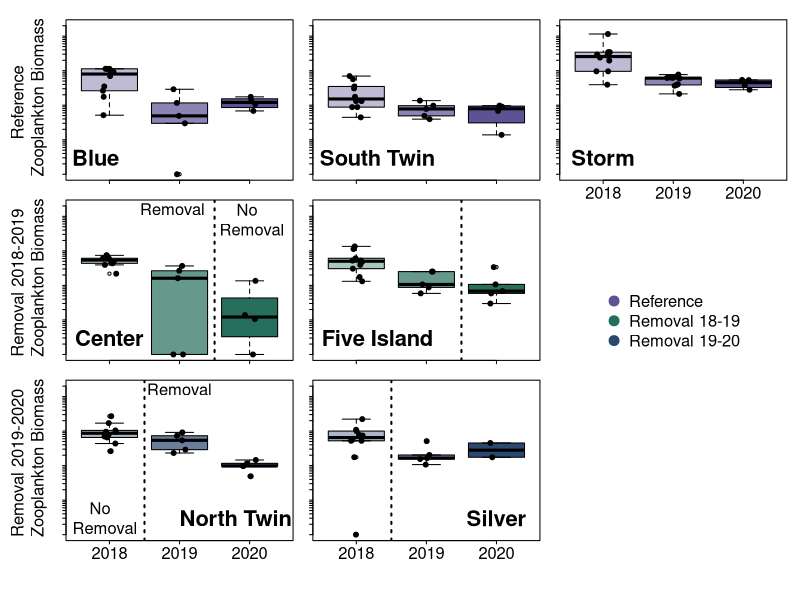

Write R code to recreate this figure. (Note: this script raises an error after producing the figure.)
# Read in the relevant data and packages
# ========= PACKAGES ========== #
if (!require(tidyverse)) install.packages('tidyverse')
library(tidyverse)

# Load in data # 
full_miv = read_csv('18_20_carp_mivs.csv')
full_miv

# Macroinvertebrate Density Time-Series #=======================
# Present by lake and year # 

# ========= PLOTTING COLORS ===== # 
# Color gradation # 
black18 = rgb(0,0,0, max = 255, alpha = 100)
black19 = rgb(0,0,0, max = 255, alpha = 180)
black20 = rgb(0,0,0, max = 255, alpha = 255)

# Reference - no removal # Blue, South Twin, Storm
ref_col_18 = rgb(91, 83, 147, max = 255, alpha = 100) 
ref_col_19 = rgb(91, 83, 147, max = 255, alpha = 180)
ref_col_20 = rgb(91, 83, 147, max = 255, alpha = 255)

# null, removal, removal # North Twin, Silver
nrr_col_18 = rgb(43, 73, 112, max = 255, alpha = 100) 
nrr_col_19 = rgb(43, 73, 112, max = 255, alpha = 180)
nrr_col_20 = rgb(43, 73, 112, max = 255, alpha = 255)

# removal, removal, null # Center, Five Island 
rrn_col_18 = rgb(37, 111, 92, max = 255, alpha = 100) 
rrn_col_19 = rgb(37, 111, 92, max = 255, alpha = 180)
rrn_col_20 = rgb(37, 111, 92, max = 255, alpha = 255)

# transparent 
transparent = rgb(255,255,255, max=255, alpha = 0)

# MIV by lake and year # 

# zoop by lake (easier to apply LOESS fit if separated) #
miv_samplesum = full_miv %>%
  group_by(lake, year, sample) %>%
  summarize(sum_dens = sum(density)) %>%
  ungroup() %>%
  mutate(sum_dens = sum_dens+1)
miv_samplesum 

miv_samplesum$lake = as.character(miv_samplesum$lake)
miv_samplesum$lake[miv_samplesum$lake == '12'] <- 'Blue'
miv_samplesum$lake[miv_samplesum$lake == '19'] <- 'Center' 
miv_samplesum$lake[miv_samplesum$lake == '36'] <- 'Five.Island' 
miv_samplesum$lake[miv_samplesum$lake == '90'] <- 'North.Twin'
miv_samplesum$lake[miv_samplesum$lake == '105'] <- 'Silver'
miv_samplesum$lake[miv_samplesum$lake == '113'] <- 'Storm'
miv_samplesum$lake[miv_samplesum$lake == '406'] <- 'South.Twin'
miv_samplesum


blue = miv_samplesum %>%
  filter(lake == 'Blue')
center = miv_samplesum %>%
  filter(lake == 'Center')
five.island = miv_samplesum %>%
  filter(lake == 'Five.Island')
north.twin = miv_samplesum %>%
  filter(lake == 'North.Twin') 
silver = miv_samplesum %>%
  filter(lake == 'Silver')
storm = miv_samplesum %>%
  filter(lake == 'Storm')
south.twin = miv_samplesum %>%
  filter(lake == 'South.Twin')

set.seed(55)

# Combine MIV plots into one array #==========================

# Window for checking plot 
windows(height = 6, width = 8) 

# Will create plot in whatever file path you set  
#pdf(file = "C:/Users/tjbut/Box Sync/Butts_Dissertation/Hort Chapter/Figures/Hort_Figure3.pdf", 
# height = 8, 
#width = 6)

# Set dimensions for figure array # 
par(mfrow =c(3,3), mar = c(0.5,1,1,0.5), oma = c(4,4,.5,.5))
par(tcl = -0.25)
par(mgp = c(2, 0.6, 0))

## Zooplankton Final plot ========================

# Reference #==========================
#Blue Lake 
boxplot(log(sum_dens)~year, data = blue, ylim = c(log(1), log(20000)), 
        yaxt = 'n', col=c(ref_col_18, ref_col_19, ref_col_20), 
        ylab = 'MIV Density', col.axis = transparent, 
        cex.axis = 1.5)
#Add data points 
stripchart(log(sum_dens)~year, vertical = TRUE, data = blue, 
           method = 'jitter', add = TRUE, pch = 20, col = 'black', cex = 1.5)
axis(side=2,
     at=c(log(1), log(2), log(3), log(4), log(5), log(6), log(7), log(8), log(9), log(10), 
          log(20), log(30), log(40),log(50),log(60),log(70),log(80),log(90), log(100), 
          log(200), log(300),log(400),log(500),log(600),log(700),log(800), log(900), log(1000),
          log(2000), log(3000), log(4000), log(5000), log(6000), log(7000), log(8000), log(9000),
          log(10000), log(20000)), #Where the tick marks should be drawn
     labels = c('','','','','','', '','','','10','','','','','','','','', '100',
                '','','','','','','','', '1000','','','','','','','','','10000',''),
     las=0) 
mtext(side=2, 'Reference \n Zooplankton Biomass', line = 1.5)
text(0.8, log(3), 'Blue', font=2, cex =2)

#South Twin
boxplot(log(sum_dens)~year, data = south.twin, ylim = c(log(1), log(20000)), 
        yaxt = 'n', col=c(ref_col_18, ref_col_19, ref_col_20), 
        ylab = 'MIV Density', col.axis = transparent, 
        cex.axis = 1.5)
#Add data points 
stripchart(log(sum_dens)~year, vertical = TRUE, data = south.twin, 
           method = 'jitter', add = TRUE, pch = 20, col = 'black', cex = 1.5)
axis(side=2,
     at=c(log(1), log(2), log(3), log(4), log(5), log(6), log(7), log(8), log(9), log(10), 
          log(20), log(30), log(40),log(50),log(60),log(70),log(80),log(90), log(100), 
          log(200), log(300),log(400),log(500),log(600),log(700),log(800), log(900), log(1000),
          log(2000), log(3000), log(4000), log(5000), log(6000), log(7000), log(8000), log(9000),
          log(10000), log(20000)), #Where the tick marks should be drawn
     labels = c('','','','','','', '','','','10','','','','','','','','', '100',
                '','','','','','','','', '1000','','','','','','','','','10000',''),
     las=0) 
text(1.3, log(3), 'South Twin', font=2, cex =2)

#Storm 
boxplot(log(sum_dens)~year, data = storm, ylim = c(log(1), log(20000)), 
        yaxt = 'n', col=c(ref_col_18, ref_col_19, ref_col_20), 
        ylab = '',  
        cex.axis = 1.5)
#Add data points 
stripchart(log(sum_dens)~year, vertical = TRUE, data = storm, 
           method = 'jitter', add = TRUE, pch = 20, col = 'black', cex = 1.5)
axis(side=2,
     at=c(log(1), log(2), log(3), log(4), log(5), log(6), log(7), log(8), log(9), log(10), 
          log(20), log(30), log(40),log(50),log(60),log(70),log(80),log(90), log(100), 
          log(200), log(300),log(400),log(500),log(600),log(700),log(800), log(900), log(1000),
          log(2000), log(3000), log(4000), log(5000), log(6000), log(7000), log(8000), log(9000),
          log(10000), log(20000)), #Where the tick marks should be drawn
     labels = c('','','','','','', '','','','10','','','','','','','','', '100',
                '','','','','','','','', '1000','','','','','','','','','10000',''),
     las=0) 
text(1, log(3), 'Storm', font=2, cex =2)

# Removal, Removal, Null #============================

#Center
boxplot(log(sum_dens)~year, data = center, ylim = c(log(1), log(20000)), 
        yaxt = 'n', col=c(rrn_col_18, rrn_col_19, rrn_col_20), 
        ylab = '', col.axis = transparent, 
        cex.axis = 1.5)
#Add data points 
stripchart(log(sum_dens)~year, vertical = TRUE, data = center, 
           method = 'jitter', add = TRUE, pch = 20, col = 'black', cex = 1.5)
axis(side=2,
     at=c(log(1), log(2), log(3), log(4), log(5), log(6), log(7), log(8), log(9), log(10), 
          log(20), log(30), log(40),log(50),log(60),log(70),log(80),log(90), log(100), 
          log(200), log(300),log(400),log(500),log(600),log(700),log(800), log(900), log(1000),
          log(2000), log(3000), log(4000), log(5000), log(6000), log(7000), log(8000), log(9000),
          log(10000), log(20000)), #Where the tick marks should be drawn
     labels = c('','','','','','', '','','','10','','','','','','','','', '100',
                '','','','','','','','', '1000','','','','','','','','','10000',''),
     las=0) 
text(1, log(3), 'Center', font=2, cex =2)
mtext(side=2, 'Removal 2018-2019 \n Zooplankton Biomass', line = 1.5)
abline(v=2.5, lwd = 2, lty=3)
text(1.9, log(16000), 'Removal', cex=1.5)
text(3, log(8000), 'No \n Removal', cex=1.5)

#Five Island
boxplot(log(sum_dens)~year, data = five.island, ylim = c(log(1), log(20000)), 
        yaxt = 'n', col=c(rrn_col_18, rrn_col_19, rrn_col_20), 
        ylab = '', col.axis = transparent, 
        cex.axis = 1.5)
#Add data points 
stripchart(log(sum_dens)~year, vertical = TRUE, data = five.island, 
           method = 'jitter', add = TRUE, pch = 20, col = 'black', cex = 1.5)
axis(side=2,
     at=c(log(1), log(2), log(3), log(4), log(5), log(6), log(7), log(8), log(9), log(10), 
          log(20), log(30), log(40),log(50),log(60),log(70),log(80),log(90), log(100), 
          log(200), log(300),log(400),log(500),log(600),log(700),log(800), log(900), log(1000),
          log(2000), log(3000), log(4000), log(5000), log(6000), log(7000), log(8000), log(9000),
          log(10000), log(20000)), #Where the tick marks should be drawn
     labels = c('','','','','','', '','','','10','','','','','','','','', '100',
                '','','','','','','','', '1000','','','','','','','','','10000',''),
     las=0) 
text(1.3, log(3), 'Five Island', font=2, cex =2)
abline(v=2.5, lwd = 2, lty=3)

#empty plot 
plot(1, type = "n", xlab = "", yaxt = 'n', xaxt='n',
     ylab = "", xlim = c(0, 5), 
     ylim = c(0, 5), col.axis = transparent, bty = 'n')
legend('bottom', legend = c('Reference',  'Removal 18-19', 'Removal 19-20'), pch=20, pt.cex=3, 
       cex=1.5, bty='n', col=c(ref_col_20, rrn_col_20, nrr_col_20))

# Null, Removal, Removal #============================

#North Twin
boxplot(log(sum_dens)~year, data = north.twin, ylim = c(log(1), log(20000)), 
        yaxt = 'n', col=c(nrr_col_18, nrr_col_19, nrr_col_20), 
        ylab = '',  
        cex.axis = 1.5)
#Add data points 
stripchart(log(sum_dens)~year, vertical = TRUE, data = north.twin, 
           method = 'jitter', add = TRUE, pch = 20, col = 'black', cex = 1.5)
axis(side=2,
     at=c(log(1), log(2), log(3), log(4), log(5), log(6), log(7), log(8), log(9), log(10), 
          log(20), log(30), log(40),log(50),log(60),log(70),log(80),log(90), log(100), 
          log(200), log(300),log(400),log(500),log(600),log(700),log(800), log(900), log(1000),
          log(2000), log(3000), log(4000), log(5000), log(6000), log(7000), log(8000), log(9000),
          log(10000), log(20000)), #Where the tick marks should be drawn
     labels = c('','','','','','', '','','','10','','','','','','','','', '100',
                '','','','','','','','', '1000','','','','','','','','','10000',''),
     las=0) 
text(2.8, log(3), 'North Twin', font=2, cex =2)
abline(v=1.5, lwd = 2, lty=3)
mtext(side=2, 'Removal 2019-2020 \n Zooplankton Biomass', line = 1.5)
text(0.9, log(3), 'No \n Removal', cex=1.5)
text(2, log(16000), 'Removal', cex=1.5)

#Silver
boxplot(log(sum_dens)~year, data = silver, ylim = c(log(1), log(20000)), 
        yaxt = 'n', col=c(nrr_col_18, nrr_col_19, nrr_col_20), 
        ylab = '',  
        cex.axis = 1.5)
#Add data points 
stripchart(log(sum_dens)~year, vertical = TRUE, data = silver, 
           method = 'jitter', add = TRUE, pch = 20, col = 'black', cex = 1.5)
axis(side=2,
     at=c(log(1), log(2), log(3), log(4), log(5), log(6), log(7), log(8), log(9), log(10), 
          log(20), log(30), log(40),log(50),log(60),log(70),log(80),log(90), log(100), 
          log(200), log(300),log(400),log(500),log(600),log(700),log(800), log(900), log(1000),
          log(2000), log(3000), log(4000), log(5000), log(6000), log(7000), log(8000), log(9000),
          log(10000), log(20000)), #Where the tick marks should be drawn
     labels = c('','','','','','', '','','','10','','','','','','','','', '100',
                '','','','','','','','', '1000','','','','','','','','','10000',''),
     las=0) 
text(3, log(3), 'Silver', font=2, cex =2)
abline(v=1.5, lwd = 2, lty=3)

#empty plot 
plot(1, type = "n", xlab = "", yaxt = 'n', xaxt='n',
     ylab = "", xlim = c(0, 5), 
     ylim = c(0, 5), col.axis = transparent, bty = 'n')

# Macroinvertebrate Community Composition #===========================
miv_avg = full_miv %>% 
  group_by(lake, year, taxa) %>%
  summarize(samp_avg = mean(density)) %>% 
  ungroup()
miv_avg  

# Create a wide data frame
miv_ord = miv_avg %>% 
  select(lake,  year, taxa, samp_avg) %>%
  pivot_wider(id_cols = c(lake, year), 
              names_from = taxa, 
              values_from = samp_avg)
miv_ord

miv_ord$lake = as.character(miv_ord$lake)
miv_ord$lake[miv_ord$lake == '12'] <- 'Blue'
miv_ord$lake[miv_ord$lake == '19'] <- 'Center' 
miv_ord$lake[miv_ord$lake == '36'] <- 'Five.Island' 
miv_ord$lake[miv_ord$lake == '90'] <- 'North.Twin'
miv_ord$lake[miv_ord$lake == '105'] <- 'Silver'
miv_ord$lake[miv_ord$lake == '113'] <- 'Storm'
miv_ord$lake[miv_ord$lake == '406'] <- 'South.Twin'
miv_ord

# Replace NAs with 0 # 
miv_ord[is.na(miv_ord)] <- 0
miv_ord

# Remove columns that sum to zero 
miv_ord_select = miv_ord[, 3:26] %>% select_if(colSums(.) !=0)
miv_ord_select

# Run nMDS with full community data # 
# Convert data into a matrix for the nMDS # 
miv_ord_m = as.matrix(miv_ord_select)

# Perform a data transformation to give low weights to 'species' with low biomass and many zeros # 
miv_hell = decostand(miv_ord_m, method = 'hellinger')

graphics.off()

# Run nmds # ===================================
# Generally, stress < 0.05 provides an excellent representation in reduced 
# dimensions, < 0.1 is great, < 0.2 is good, and stress > 0.3 provides a poor representation
miv_nmds = metaMDS(miv_hell, k=2,trymax=100, distance='bray') 
miv_nmds # Stress is 0.13, decent
stressplot(miv_nmds) # Pretty low scatter, good fit  
plot(miv_nmds) # Check it out

ordiplot(miv_nmds, type='n')
orditorp(miv_nmds, display='species') # Remember Calanoids and Large Cladocera are on the right 

# Extract nMDS scores (x and y coordinates, for better plotting)
dat = scores(miv_nmds)
data.scores = as.data.frame(dat$sites)

# Add columns to the data frame from original data 
data.scores$lake = miv_ord$lake # pull pond ID identifier
data.scores$year = miv_ord$year # pull year
head(data.scores)

# Create a factor with levels 
data.scores$lake = factor(data.scores$lake, levels = c('Blue', 'South.Twin', 'Storm', 'Center', 'Five.Island', 
                                                       'North.Twin', 'Silver')) 
data.scores$year = factor(data.scores$year, levels = c('2018', '2019', '2020'))

# Reference - no removal # Blue, South Twin, Storm
ref_col_18 = rgb(91, 83, 147, max = 255, alpha = 100) 
ref_col_19 = rgb(91, 83, 147, max = 255, alpha = 180)
ref_col_20 = rgb(91, 83, 147, max = 255, alpha = 255)

# null, removal, removal # North Twin, Silver
nrr_col_18 = rgb(43, 73, 112, max = 255, alpha = 100) 
nrr_col_19 = rgb(43, 73, 112, max = 255, alpha = 180)
nrr_col_20 = rgb(43, 73, 112, max = 255, alpha = 255)

# removal, removal, null # Center, Five Island 
rrn_col_18 = rgb(37, 111, 92, max = 255, alpha = 100) 
rrn_col_19 = rgb(37, 111, 92, max = 255, alpha = 180)
rrn_col_20 = rgb(37, 111, 92, max = 255, alpha = 255)

# Plot nMDS can use base R or ggplot, using ggplot here for now # 
if (!require(ggplot2)) install.packages('ggplot2')
library(ggplot2)

xx = ggplot(data.scores, aes(x=NMDS1, y=NMDS2)) +
  geom_point(size = 4, aes(shape=year,color=lake)) + # plot points 
  #geom_text(x=0.75,y=0.9, label='Stress = 0.152', size=8) + # place stress value
  theme(axis.text.y = element_text(colour = "black", 
                                   size = 12, 
                                   face = "bold"), # y-axis text
        axis.text.x = element_text(colour = "black", 
                                   face = "bold", 
                                   size = 12), # x-axis text
        legend.text = element_text(size = 12, 
                                   face ="bold", 
                                   colour ="black"), # legend text (doesn't appear in figure)
        axis.title.y = element_text(face = "bold", size = 14), # Remove any legend, will build below
        axis.title.x = element_text(face = "bold", size = 14, colour = "black"), # axis title 
        legend.title = element_text(size = 14, colour = "black", face = "bold"), # legend title (doesn't appear in figure)
        panel.background = element_blank(), panel.border = element_rect(colour = "black", fill = NA, size = 1.2), # Blank background
        legend.key=element_blank()) + 
  scale_color_manual(values = c(ref_col_20, ref_col_19, ref_col_18, rrn_col_20, rrn_col_19, nrr_col_20, nrr_col_19)) + 
  labs(x='NMDS1', shape='year', y='NMDS2') 
xx
windows(height=6,width=6)
xx # plot the figure 

# MIV Community Composition - by lake #========================= 

## Don't Average by Sample ## 
 
full_miv

# Create a wide data frame
miv_ord = full_miv %>% 
  select(lake,  year, taxa, sample, density) %>%
  pivot_wider(id_cols = c(lake, year, sample), 
              names_from = taxa, 
              values_from = density)
miv_ord

miv_ord$lake = as.character(miv_ord$lake)
miv_ord$lake[miv_ord$lake == '12'] <- 'Blue'
miv_ord$lake[miv_ord$lake == '19'] <- 'Center' 
miv_ord$lake[miv_ord$lake == '36'] <- 'Five.Island' 
miv_ord$lake[miv_ord$lake == '90'] <- 'North.Twin'
miv_ord$lake[miv_ord$lake == '105'] <- 'Silver'
miv_ord$lake[miv_ord$lake == '113'] <- 'Storm'
miv_ord$lake[miv_ord$lake == '406'] <- 'South.Twin'
miv_ord

# Replace NAs with 0 # 
miv_ord[is.na(miv_ord)] <- 0
miv_ord

# Split by Lake 
## Reference ##
blue_ord = miv_ord %>%
  filter(lake == 'Blue')
south.twin_ord = miv_ord %>%
  filter(lake == 'South.Twin')
storm_ord = miv_ord %>%
  filter(lake == 'Storm')
## RRN ## 
center_ord = miv_ord %>%
  filter(lake == 'Center')
five.island_ord = miv_ord %>%
  filter(lake == 'Five.Island')
## NRR ##
north.twin_ord = miv_ord %>%
  filter(lake == 'North.Twin')
silver_ord = miv_ord %>%
  filter(lake == 'Silver')

# Blue # 
# Remove columns that sum to zero 
blue_ord_select = blue_ord[, 4:27] %>% select_if(colSums(.) !=0)
blue_ord_select

# Run nMDS with full community data # 
# Convert data into a matrix for the nMDS # 
blue_ord_m = as.matrix(blue_ord_select)

# Perform a data transformation to give low weights to 'species' with low biomass and many zeros # 
blue_hell = decostand(blue_ord_m, method = 'hellinger')

# Run nmds # ===================================
# Generally, stress < 0.05 provides an excellent representation in reduced 
# dimensions, < 0.1 is great, < 0.2 is good, and stress > 0.3 provides a poor representation
blue_nmds = metaMDS(blue_hell, k=2,trymax=1000, distance='bray') 
blue_nmds # Stress is 0.13, decent

stressplot(blue_nmds) # Pretty low scatter, good fit  
plot(blue_nmds) # Check it out

ordiplot(blue_nmds, type='n')
orditorp(blue_nmds, display='species') # Remember Calanoids and Large Cladocera are on the right 

# Extract nMDS scores (x and y coordinates, for better plotting)
dat = scores(blue_nmds)
data.scores = as.data.frame(dat$sites)

# Add columns to the data frame from original data 
data.scores$lake = blue_ord$lake # pull pond ID identifier
data.scores$season = blue_ord$season # pull season
data.scores$year = blue_ord$year # pull year
head(data.scores)

# Create a factor with levels 
data.scores$lake = factor(data.scores$lake, levels = c('Blue', 'South.Twin', 'Storm', 'Center', 'Five.Island', 
                                                       'North.Twin', 'Silver')) 
data.scores$year = factor(data.scores$year, levels = c('2018', '2019', '2020'))

# Plot nMDS can use base R or ggplot, using ggplot here for now # 
if (!require(ggplot2)) install.packages('ggplot2')
library(ggplot2)

blue_xx = ggplot(data.scores, aes(x=NMDS1, y=NMDS2)) +
  geom_point(size = 4, aes(color=year)) + # plot points 
  #geom_text(x=0.75,y=0.9, label='Stress = 0.152', size=8) + # place stress value
  theme(axis.text.y = element_text(colour = "black", 
                                   size = 12, 
                                   face = "bold"), # y-axis text
        axis.text.x = element_text(colour = "black", 
                                   face = "bold", 
                                   size = 12), # x-axis text
        legend.text = element_text(size = 12, 
                                   face ="bold", 
                                   colour ="black"), # legend text (doesn't appear in figure)
        axis.title.y = element_text(face = "bold", size = 14), # Remove any legend, will build below
        axis.title.x = element_text(face = "bold", size = 14, colour = "black"), # axis title 
        legend.title = element_text(size = 14, colour = "black", face = "bold"), # legend title (doesn't appear in figure)
        panel.background = element_blank(), panel.border = element_rect(colour = "black", fill = NA, size = 1.2), # Blank background
        legend.key=element_blank()) + 
  scale_color_manual(values = c(ref_col_20, ref_col_18, 'gray60')) + 
  labs(x='NMDS1', shape='year', y='NMDS2') 
blue_xx

# South Twin # 
# Remove columns that sum to zero 
south.twin_ord_select = south.twin_ord[, 5:49] %>% select_if(colSums(.) !=0)
south.twin_ord_select

# Run nMDS with full community data # 
# Convert data into a matrix for the nMDS # 
south.twin_ord_m = as.matrix(south.twin_ord_select)

# Perform a data transformation to give low weights to 'species' with low biomass and many zeros # 
south.twin_hell = decostand(south.twin_ord_m, method = 'hellinger')

# Run nmds # ===================================
# Generally, stress < 0.05 provides an excellent representation in reduced 
# dimensions, < 0.1 is great, < 0.2 is good, and stress > 0.3 provides a poor representation
south.twin_nmds = metaMDS(south.twin_hell, k=2,trymax=100, distance='bray') 
south.twin_nmds # Stress is 0.13, decent
stressplot(south.twin_nmds) # Pretty low scatter, good fit  
plot(south.twin_nmds) # Check it out

ordiplot(south.twin_nmds, type='n')
orditorp(south.twin_nmds, display='species') # Remember Calanoids and Large Cladocera are on the right 

# Extract nMDS scores (x and y coordinates, for better plotting)
dat = scores(south.twin_nmds)
data.scores = as.data.frame(dat$sites)

# Add columns to the data frame from original data 
data.scores$lake = south.twin_ord$lake # pull pond ID identifier
data.scores$season = south.twin_ord$season # pull season
data.scores$year = south.twin_ord$year # pull year
head(data.scores)

# Create a factor with levels 
data.scores$lake = factor(data.scores$lake, levels = c('Blue', 'South.Twin', 'Storm', 'Center', 'Five.Island', 
                                                       'North.Twin', 'Silver')) 
data.scores$year = factor(data.scores$year, levels = c('2018', '2019', '2020'))

# Plot nMDS can use base R or ggplot, using ggplot here for now # 
if (!require(ggplot2)) install.packages('ggplot2')
library(ggplot2)

south.twin_xx = ggplot(data.scores, aes(x=NMDS1, y=NMDS2)) +
  geom_point(size = 4, aes(shape=season,color=year)) + # plot points 
  #geom_text(x=0.75,y=0.9, label='Stress = 0.152', size=8) + # place stress value
  theme(axis.text.y = element_text(colour = "black", 
                                   size = 12, 
                                   face = "bold"), # y-axis text
        axis.text.x = element_text(colour = "black", 
                                   face = "bold", 
                                   size = 12), # x-axis text
        legend.text = element_text(size = 12, 
                                   face ="bold", 
                                   colour ="black"), # legend text (doesn't appear in figure)
        axis.title.y = element_text(face = "bold", size = 14), # Remove any legend, will build below
        axis.title.x = element_text(face = "bold", size = 14, colour = "black"), # axis title 
        legend.title = element_text(size = 14, colour = "black", face = "bold"), # legend title (doesn't appear in figure)
        panel.background = element_blank(), panel.border = element_rect(colour = "black", fill = NA, size = 1.2), # Blank background
        legend.key=element_blank()) + 
  scale_color_manual(values = c(ref_col_20, ref_col_18, 'gray60')) + 
  labs(x='NMDS1', shape='year', y='NMDS2') 
south.twin_xx

# Storm # 
# Remove columns that sum to zero 
storm_ord_select = storm_ord[, 5:49] %>% select_if(colSums(.) !=0)
storm_ord_select

# Run nMDS with full community data # 
# Convert data into a matrix for the nMDS # 
storm_ord_m = as.matrix(storm_ord_select)

# Perform a data transformation to give low weights to 'species' with low biomass and many zeros # 
storm_hell = decostand(storm_ord_m, method = 'hellinger')

# Run nmds # ===================================
# Generally, stress < 0.05 provides an excellent representation in reduced 
# dimensions, < 0.1 is great, < 0.2 is good, and stress > 0.3 provides a poor representation
storm_nmds = metaMDS(storm_hell, k=2,trymax=100, distance='bray') 
storm_nmds # Stress is 0.13, decent
stressplot(storm_nmds) # Pretty low scatter, good fit  
plot(storm_nmds) # Check it out

ordiplot(storm_nmds, type='n')
orditorp(storm_nmds, display='species') # Remember Calanoids and Large Cladocera are on the right 

# Extract nMDS scores (x and y coordinates, for better plotting)
dat = scores(storm_nmds)
data.scores = as.data.frame(dat$sites)

# Add columns to the data frame from original data 
data.scores$lake = storm_ord$lake # pull pond ID identifier
data.scores$season = storm_ord$season # pull season
data.scores$year = storm_ord$year # pull year
head(data.scores)

# Create a factor with levels 
data.scores$lake = factor(data.scores$lake, levels = c('Blue', 'South.Twin', 'Storm', 'Center', 'Five.Island', 
                                                       'North.Twin', 'Silver')) 
data.scores$year = factor(data.scores$year, levels = c('2018', '2019', '2020'))

# Plot nMDS can use base R or ggplot, using ggplot here for now # 
if (!require(ggplot2)) install.packages('ggplot2')
library(ggplot2)

storm_xx = ggplot(data.scores, aes(x=NMDS1, y=NMDS2)) +
  geom_point(size = 4, aes(shape=season,color=year)) + # plot points 
  #geom_text(x=0.75,y=0.9, label='Stress = 0.152', size=8) + # place stress value
  theme(axis.text.y = element_text(colour = "black", 
                                   size = 12, 
                                   face = "bold"), # y-axis text
        axis.text.x = element_text(colour = "black", 
                                   face = "bold", 
                                   size = 12), # x-axis text
        legend.text = element_text(size = 12, 
                                   face ="bold", 
                                   colour ="black"), # legend text (doesn't appear in figure)
        axis.title.y = element_text(face = "bold", size = 14), # Remove any legend, will build below
        axis.title.x = element_text(face = "bold", size = 14, colour = "black"), # axis title 
        legend.title = element_text(size = 14, colour = "black", face = "bold"), # legend title (doesn't appear in figure)
        panel.background = element_blank(), panel.border = element_rect(colour = "black", fill = NA, size = 1.2), # Blank background
        legend.key=element_blank()) + 
  scale_color_manual(values = c(ref_col_20, ref_col_18, 'gray60')) + 
  labs(x='NMDS1', shape='year', y='NMDS2') 
storm_xx

# Center # 
# Remove columns that sum to zero 
center_ord_select = center_ord[, 5:49] %>% select_if(colSums(.) !=0)
center_ord_select

# Run nMDS with full community data # 
# Convert data into a matrix for the nMDS # 
center_ord_m = as.matrix(center_ord_select)

# Perform a data transformation to give low weights to 'species' with low biomass and many zeros # 
center_hell = decostand(center_ord_m, method = 'hellinger')

# Run nmds # ===================================
# Generally, stress < 0.05 provides an excellent representation in reduced 
# dimensions, < 0.1 is great, < 0.2 is good, and stress > 0.3 provides a poor representation
center_nmds = metaMDS(center_hell, k=2,trymax=100, distance='bray') 
center_nmds # Stress is 0.13, decent
stressplot(center_nmds) # Pretty low scatter, good fit  
plot(center_nmds) # Check it out

ordiplot(center_nmds, type='n')
orditorp(center_nmds, display='species') # Remember Calanoids and Large Cladocera are on the right 

# Extract nMDS scores (x and y coordinates, for better plotting)
dat = scores(center_nmds)
data.scores = as.data.frame(dat$sites)

# Add columns to the data frame from original data 
data.scores$lake = center_ord$lake # pull pond ID identifier
data.scores$season = center_ord$season # pull season
data.scores$year = center_ord$year # pull year
head(data.scores)

# Create a factor with levels 
data.scores$lake = factor(data.scores$lake, levels = c('Blue', 'South.Twin', 'Storm', 'Center', 'Five.Island', 
                                                       'North.Twin', 'Silver')) 
data.scores$year = factor(data.scores$year, levels = c('2018', '2019', '2020'))

# Plot nMDS can use base R or ggplot, using ggplot here for now # 
if (!require(ggplot2)) install.packages('ggplot2')
library(ggplot2)

center_xx = ggplot(data.scores, aes(x=NMDS1, y=NMDS2)) +
  geom_point(size = 4, aes(shape=season,color=year)) + # plot points 
  #geom_text(x=0.75,y=0.9, label='Stress = 0.152', size=8) + # place stress value
  theme(axis.text.y = element_text(colour = "black", 
                                   size = 12, 
                                   face = "bold"), # y-axis text
        axis.text.x = element_text(colour = "black", 
                                   face = "bold", 
                                   size = 12), # x-axis text
        legend.text = element_text(size = 12, 
                                   face ="bold", 
                                   colour ="black"), # legend text (doesn't appear in figure)
        axis.title.y = element_text(face = "bold", size = 14), # Remove any legend, will build below
        axis.title.x = element_text(face = "bold", size = 14, colour = "black"), # axis title 
        legend.title = element_text(size = 14, colour = "black", face = "bold"), # legend title (doesn't appear in figure)
        panel.background = element_blank(), panel.border = element_rect(colour = "black", fill = NA, size = 1.2), # Blank background
        legend.key=element_blank()) + 
  scale_color_manual(values = c(rrn_col_20, rrn_col_19, 'gray60')) + 
  labs(x='NMDS1', shape='year', y='NMDS2') 
center_xx

# Five Island # 
# Remove columns that sum to zero 
five.island_ord_select = five.island_ord[, 5:49] %>% select_if(colSums(.) !=0)
five.island_ord_select

# Run nMDS with full community data # 
# Convert data into a matrix for the nMDS # 
five.island_ord_m = as.matrix(five.island_ord_select)

# Perform a data transformation to give low weights to 'species' with low biomass and many zeros # 
five.island_hell = decostand(five.island_ord_m, method = 'hellinger')

# Run nmds # ===================================
# Generally, stress < 0.05 provides an excellent representation in reduced 
# dimensions, < 0.1 is great, < 0.2 is good, and stress > 0.3 provides a poor representation
five.island_nmds = metaMDS(five.island_hell, k=2,trymax=100, distance='bray') 
five.island_nmds # Stress is 0.13, decent
stressplot(five.island_nmds) # Pretty low scatter, good fit  
plot(five.island_nmds) # Check it out

ordiplot(five.island_nmds, type='n')
orditorp(five.island_nmds, display='species') # Remember Calanoids and Large Cladocera are on the right 

# Extract nMDS scores (x and y coordinates, for better plotting)
dat = scores(five.island_nmds)
data.scores = as.data.frame(dat$sites)

# Add columns to the data frame from original data 
data.scores$lake = five.island_ord$lake # pull pond ID identifier
data.scores$season = five.island_ord$season # pull season
data.scores$year = five.island_ord$year # pull year
head(data.scores)

# Create a factor with levels 
data.scores$lake = factor(data.scores$lake, levels = c('Blue', 'South.Twin', 'Storm', 'Center', 'Five.Island', 
                                                       'North.Twin', 'Silver')) 
data.scores$year = factor(data.scores$year, levels = c('2018', '2019', '2020'))

# Plot nMDS can use base R or ggplot, using ggplot here for now # 
if (!require(ggplot2)) install.packages('ggplot2')
library(ggplot2)

five.island_xx = ggplot(data.scores, aes(x=NMDS1, y=NMDS2)) +
  geom_point(size = 4, aes(shape=season,color=year)) + # plot points 
  #geom_text(x=0.75,y=0.9, label='Stress = 0.152', size=8) + # place stress value
  theme(axis.text.y = element_text(colour = "black", 
                                   size = 12, 
                                   face = "bold"), # y-axis text
        axis.text.x = element_text(colour = "black", 
                                   face = "bold", 
                                   size = 12), # x-axis text
        legend.text = element_text(size = 12, 
                                   face ="bold", 
                                   colour ="black"), # legend text (doesn't appear in figure)
        axis.title.y = element_text(face = "bold", size = 14), # Remove any legend, will build below
        axis.title.x = element_text(face = "bold", size = 14, colour = "black"), # axis title 
        legend.title = element_text(size = 14, colour = "black", face = "bold"), # legend title (doesn't appear in figure)
        panel.background = element_blank(), panel.border = element_rect(colour = "black", fill = NA, size = 1.2), # Blank background
        legend.key=element_blank()) + 
  scale_color_manual(values = c(rrn_col_20, rrn_col_19, 'gray60')) + 
  labs(x='NMDS1', shape='year', y='NMDS2') 
five.island_xx

# North Twin # 
# Remove columns that sum to zero 
north.twin_ord_select = north.twin_ord[, 5:49] %>% select_if(colSums(.) !=0)
north.twin_ord_select

# Run nMDS with full community data # 
# Convert data into a matrix for the nMDS # 
north.twin_ord_m = as.matrix(north.twin_ord_select)

# Perform a data transformation to give low weights to 'species' with low biomass and many zeros # 
north.twin_hell = decostand(north.twin_ord_m, method = 'hellinger')

# Run nmds # ===================================
# Generally, stress < 0.05 provides an excellent representation in reduced 
# dimensions, < 0.1 is great, < 0.2 is good, and stress > 0.3 provides a poor representation
north.twin_nmds = metaMDS(north.twin_hell, k=2,trymax=100, distance='bray') 
north.twin_nmds # Stress is 0.13, decent
stressplot(north.twin_nmds) # Pretty low scatter, good fit  
plot(north.twin_nmds) # Check it out

ordiplot(north.twin_nmds, type='n')
orditorp(north.twin_nmds, display='species') # Remember Calanoids and Large Cladocera are on the right 

# Extract nMDS scores (x and y coordinates, for better plotting)
dat = scores(north.twin_nmds)
data.scores = as.data.frame(dat$sites)

# Add columns to the data frame from original data 
data.scores$lake = north.twin_ord$lake # pull pond ID identifier
data.scores$season = north.twin_ord$season # pull season
data.scores$year = north.twin_ord$year # pull year
head(data.scores)

# Create a factor with levels 
data.scores$lake = factor(data.scores$lake, levels = c('Blue', 'South.Twin', 'Storm', 'Center', 'Five.Island', 
                                                       'North.Twin', 'Silver')) 
data.scores$year = factor(data.scores$year, levels = c('2018', '2019', '2020'))

# Plot nMDS can use base R or ggplot, using ggplot here for now # 
if (!require(ggplot2)) install.packages('ggplot2')
library(ggplot2)

north.twin_xx = ggplot(data.scores, aes(x=NMDS1, y=NMDS2)) +
  geom_point(size = 4, aes(shape=season,color=year)) + # plot points 
  #geom_text(x=0.75,y=0.9, label='Stress = 0.152', size=8) + # place stress value
  theme(axis.text.y = element_text(colour = "black", 
                                   size = 12, 
                                   face = "bold"), # y-axis text
        axis.text.x = element_text(colour = "black", 
                                   face = "bold", 
                                   size = 12), # x-axis text
        legend.text = element_text(size = 12, 
                                   face ="bold", 
                                   colour ="black"), # legend text (doesn't appear in figure)
        axis.title.y = element_text(face = "bold", size = 14), # Remove any legend, will build below
        axis.title.x = element_text(face = "bold", size = 14, colour = "black"), # axis title 
        legend.title = element_text(size = 14, colour = "black", face = "bold"), # legend title (doesn't appear in figure)
        panel.background = element_blank(), panel.border = element_rect(colour = "black", fill = NA, size = 1.2), # Blank background
        legend.key=element_blank()) + 
  scale_color_manual(values = c('gray60', nrr_col_19,  nrr_col_20)) + 
  labs(x='NMDS1', shape='year', y='NMDS2') 
north.twin_xx

# Silver # 
# Remove columns that sum to zero 
silver_ord_select = silver_ord[, 5:49] %>% select_if(colSums(.) !=0)
silver_ord_select

# Run nMDS with full community data # 
# Convert data into a matrix for the nMDS # 
silver_ord_m = as.matrix(silver_ord_select)

# Perform a data transformation to give low weights to 'species' with low biomass and many zeros # 
silver_hell = decostand(silver_ord_m, method = 'hellinger')

# Run nmds # ===================================
# Generally, stress < 0.05 provides an excellent representation in reduced 
# dimensions, < 0.1 is great, < 0.2 is good, and stress > 0.3 provides a poor representation
silver_nmds = metaMDS(silver_hell, k=2,trymax=100, distance='bray') 
silver_nmds # Stress is 0.13, decent
stressplot(silver_nmds) # Pretty low scatter, good fit  
plot(silver_nmds) # Check it out

ordiplot(silver_nmds, type='n')
orditorp(silver_nmds, display='species') # Remember Calanoids and Large Cladocera are on the right 

# Extract nMDS scores (x and y coordinates, for better plotting)
dat = scores(silver_nmds)
data.scores = as.data.frame(dat$sites)

# Add columns to the data frame from original data 
data.scores$lake = silver_ord$lake # pull pond ID identifier
data.scores$season = silver_ord$season # pull season
data.scores$year = silver_ord$year # pull year
head(data.scores)

# Create a factor with levels 
data.scores$lake = factor(data.scores$lake, levels = c('Blue', 'South.Twin', 'Storm', 'Center', 'Five.Island', 
                                                       'North.Twin', 'Silver')) 
data.scores$year = factor(data.scores$year, levels = c('2018', '2019', '2020'))

# Plot nMDS can use base R or ggplot, using ggplot here for now # 
if (!require(ggplot2)) install.packages('ggplot2')
library(ggplot2)

silver_xx = ggplot(data.scores, aes(x=NMDS1, y=NMDS2)) +
  geom_point(size = 4, aes(shape=season,color=year)) + # plot points 
  #geom_text(x=0.75,y=0.9, label='Stress = 0.152', size=8) + # place stress value
  theme(axis.text.y = element_text(colour = "black", 
                                   size = 12, 
                                   face = "bold"), # y-axis text
        axis.text.x = element_text(colour = "black", 
                                   face = "bold", 
                                   size = 12), # x-axis text
        legend.text = element_text(size = 12, 
                                   face ="bold", 
                                   colour ="black"), # legend text (doesn't appear in figure)
        axis.title.y = element_text(face = "bold", size = 14), # Remove any legend, will build below
        axis.title.x = element_text(face = "bold", size = 14, colour = "black"), # axis title 
        legend.title = element_text(size = 14, colour = "black", face = "bold"), # legend title (doesn't appear in figure)
        panel.background = element_blank(), panel.border = element_rect(colour = "black", fill = NA, size = 1.2), # Blank background
        legend.key=element_blank()) + 
  scale_color_manual(values = c('gray60', nrr_col_19,  nrr_col_20)) + 
  labs(x='NMDS1', shape='year', y='NMDS2') 
silver_xx

# Ordination Array #==========================
if (!require(ggpubr)) install.packages('ggpubr')
library('ggpubr')
windows(height=4, width=5)
blue_xx
south.twin_xx
storm_xx

center_xx
five.island_xx

north.twin_xx
silver_xx



